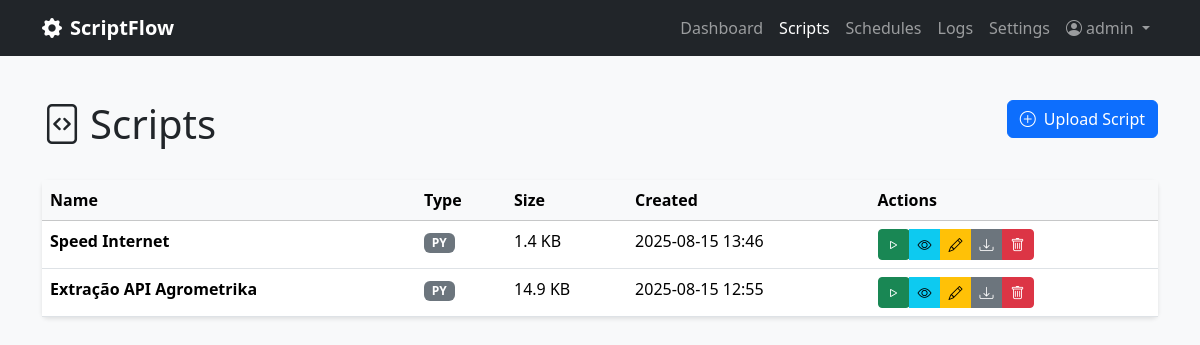
The app's page /scripts (signed in), older data.
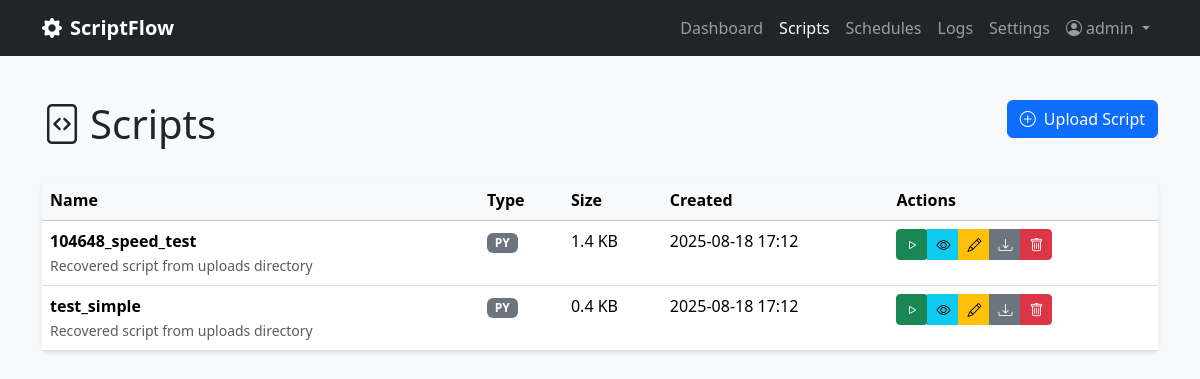
The same page, newer data.
### scriptflow.py (models this page shows, shortened)
class Script(db.Model):
    __tablename__ = 'scripts'
    id = db.Column(db.Integer, primary_key=True)
    name = db.Column(db.String(100), nullable=False)
    description = db.Column(db.Text)
    filename = db.Column(db.String(255), nullable=False)
    file_path = db.Column(db.String(500), nullable=False)
    script_type = db.Column(db.String(10), nullable=False)  # 'py' or 'bat'
    file_size = db.Column(db.Integer)
    created_at = db.Column(db.DateTime, default=datetime.now)
    updated_at = db.Column(db.DateTime, default=datetime.now, onupdate=datetime.now)
    is_active = db.Column(db.Boolean, default=True)
    user_id = db.Column(db.Integer, db.ForeignKey('users.id'), nullable=False)

### scriptflow.py (the view)
@app.route('/scripts')
@login_required
def scripts():
    user_scripts = Script.query.filter_by(user_id=current_user.id, is_active=True)\
        .order_by(Script.updated_at.desc()).all()
    return render_template('scripts.html', scripts=user_scripts)

### scriptflow.py (called while the page is built)
@login_manager.user_loader
def load_user(user_id):
    return User.query.get(int(user_id))

### templates/scripts.html (shortened to what this page needs)
{% extends "base.html" %}
{% block content %}
        <div class="row mb-4">
            <div class="col">
                <h1><i class="bi bi-file-code me-2"></i>Scripts</h1>
            </div>
            <div class="col-auto">
                <a href="{{ url_for('upload_script') }}" class="btn btn-primary">
                    <i class="bi bi-plus-circle me-2"></i>Upload Script
                </a>
            </div>
        </div>
        <div class="card">
            <div class="card-body p-0">
                {% if scripts %}
                    <div class="table-responsive">
                        <table class="table table-hover mb-0">
                            <thead class="table-light">
                                <tr>
                                    <th>Name</th>
                                    <th>Type</th>
                                    <th>Size</th>
                                    <th>Created</th>
                                    <th>Actions</th>
                                </tr>
                            </thead>
                            <tbody>
                                {% for script in scripts %}
                                <tr>
                                    <td>
                                        <strong>{{ script.name }}</strong>
                                        {% if script.description %}
                                            <br><small class="text-muted">{{ script.description[:50] }}{% if script.description|length > 50 %}...{% endif %}</small>
                                        {% endif %}
                                    </td>
                                    <td><span class="badge bg-secondary">{{ script.script_type.upper() }}</span></td>
                                    <td>{{ (script.file_size / 1024)|round(1) }} KB</td>
                                    <td>{{ script.created_at.strftime('%Y-%m-%d %H:%M') }}</td>
                                    <td>
                                        <div class="btn-group" role="group" aria-label="Script actions">
                                            <form method="POST" action="{{ url_for('execute_script', script_id=script.id) }}" class="d-inline">
                                                <button type="submit" class="btn btn-sm btn-success" title="Execute Script">
                                                    <i class="bi bi-play"></i>
                                                </button>
                                            </form>
                                            <a href="{{ url_for('view_script', script_id=script.id) }}" class="btn btn-sm btn-info" title="View Script">
                                                <i class="bi bi-eye"></i>
                                            </a>
                                            <a href="{{ url_for('edit_script', script_id=script.id) }}" class="btn btn-sm btn-warning" title="Edit Script">
                                                <i class="bi bi-pencil"></i>
                                            </a>
                                            <a href="{{ url_for('download_script', script_id=script.id) }}" class="btn btn-sm btn-secondary" title="Download Script">
                                                <i class="bi bi-download"></i>
                                            </a>
                                            <button type="button" class="btn btn-sm btn-danger" title="Delete Script"
                                                    onclick="confirmDelete({{ script.id }}, '{{ script.name }}')">
                                                <i class="bi bi-trash"></i>
                                            </button>
                                        </div>
                                    </td>
                                </tr>
                                {% endfor %}
                            </tbody>
                        </table>
                    </div>
                {% endif %}
            </div>
        </div>
{% endblock %}

Row changes from the older to the newer data that the page shows:
removed Script: name "Extração API Agrometrika", script_type "PY", (script.file_size/1024)|round(1) "14.9", created_at "2025-08-15 12:55"
changed Script: name "Speed Internet" → "104648_speed_test"; description (not shown) → "Recovered script from uploads directory"; created_at "2025-08-15 13:46" → "2025-08-18 17:12"
added Script: name "test_simple", description "Recovered script from uploads directory", script_type "PY", (script.file_size/1024)|round(1) "0.4", created_at "2025-08-18 17:12"
